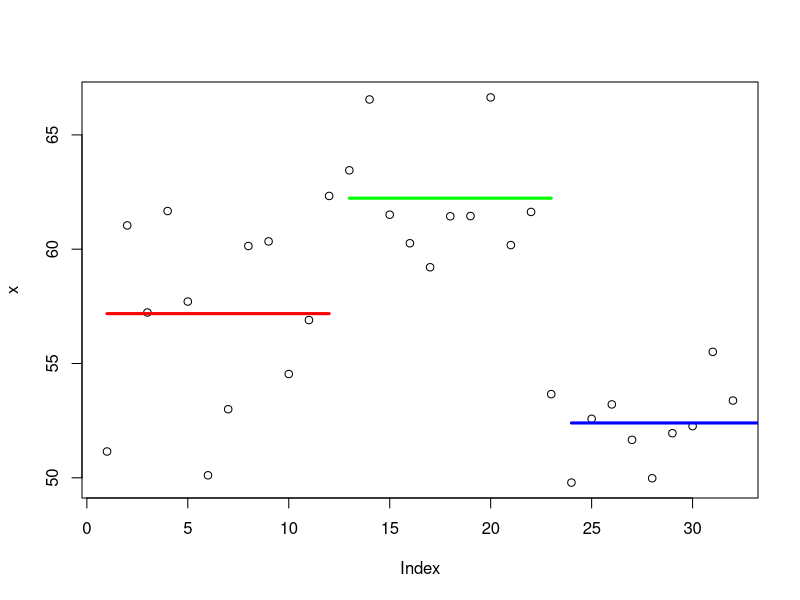

This chart was generated by the following R code:
x1 <- round(rnorm(12, mean=57, sd=4), 2)
x2 <- round(rnorm(10, mean=62, sd=2), 2)
x3 <- round(rnorm(10, mean=53, sd=2), 2)
x = c(x1, x2, x3)

plot(x)

points(c(1,12), c(mean(x1), mean(x1)), type='l', lwd=3, col='red', pch=16)

points(c(13,23), c(mean(x2), mean(x2)), type='l', lwd=3, col='green', pch=16)

points(c(24,34), c(mean(x3), mean(x3)), type='l', lwd=3, col='blue', pch=16)



